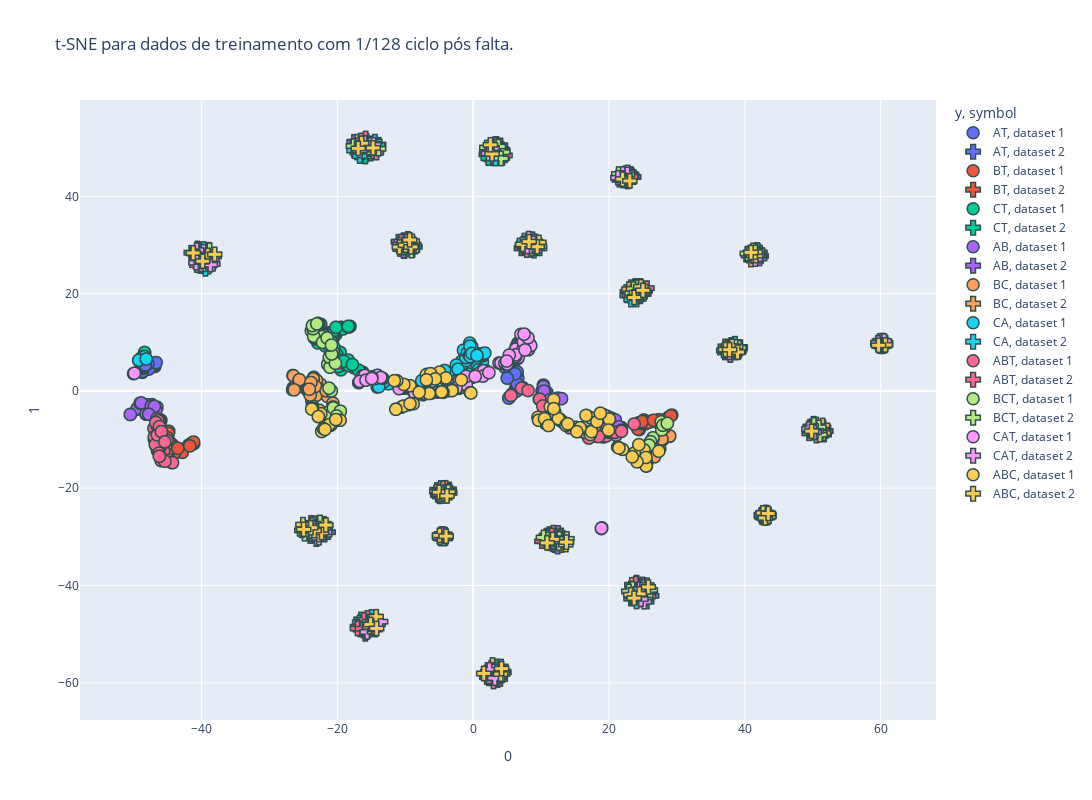

Write notebook code for a chart like this one.
### Code cell
plot_tsne(X_train, 2, '1/128')
